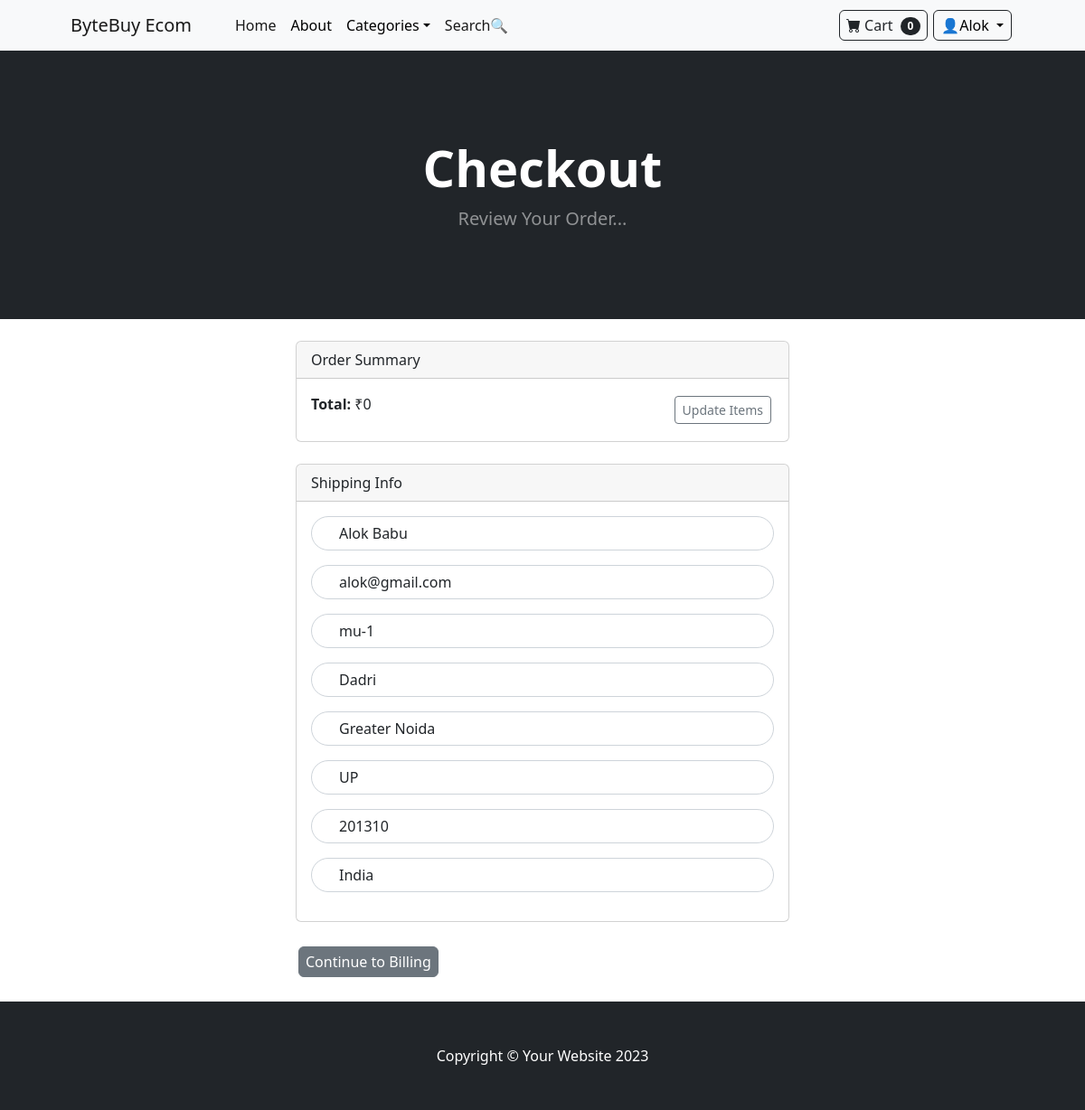
/payment/checkout/ (signed in), run on the app's committed database.
### payment/models.py (models this page shows, shortened)
class ShippingAddress(models.Model):
    user = models.ForeignKey(User, on_delete=models.CASCADE, null=True, blank=True)
    shipping_full_name = models.CharField(max_length=255)
    shipping_email = models.CharField(max_length=255)
    shipping_address1 = models.CharField(max_length=255)
    shipping_address2 = models.CharField(max_length=255)
    shipping_city = models.CharField(max_length=255)
    shipping_state = models.CharField(max_length=255, null=True, blank=True)
    shipping_zipcode = models.CharField(max_length=255, null=True, blank=True)
    shipping_country = models.CharField(max_length=255)
    class Meta:
        verbose_name_plural = "Shipping Address"

### payment/views.py (the view)
# urls.py: path('checkout/', views.checkout, name='checkout'),
def checkout(request):
    cart = Cart(request)
    cart_products = cart.get_prods
    quantities = cart.get_quants
    totals = cart.cart_total()
    if request.user.is_authenticated:
        shipping_user = ShippingAddress.objects.get(id=request.user.id)
        shipping_form = ShippingForm(request.POST or None, instance=shipping_user)
        return render(request,"checkout.html",{'cart_products':cart_products, 'quantities':quantities, "totals":totals, "shipping_form":shipping_form})
    else:
        shipping_form = ShippingForm(request.POST or None)
        return render(request,"checkout.html",{'cart_products':cart_products, 'quantities':quantities, "totals":totals, "shipping_form":shipping_form})

### cart/cart.py (called while the page is built, shortened)
    def cart_total(self):
        product_ids = self.cart.keys()
        products = Product.objects.filter(id__in=product_ids)
        quantities =  self.cart
        total = 0
        return total

    def __len__(self):
        return len(self.cart)

    def get_prods(self):
        product_ids = self.cart.keys()
        products = Product.objects.filter(id__in=product_ids)
        return products

### cart/context_processors.py (called while the page is built)
def cart(request):
    return {'cart': Cart(request)}

### payment/templates/checkout.html (shortened to what this page needs)
{% extends "base.html" %}
{% block content %}
    <header class="bg-dark py-5">
        <div class="container px-4 px-lg-5 my-5">
            <div class="text-center text-white">
                <h1 class="display-4 fw-bolder">Checkout</h1>
                <p class="lead fw-normal text-white-50 mb-0">Review Your Order...</p>
            </div>
        </div>
    </header>
    <br>
    <div class="container">
        <div class="row">
            <div class="col-md-6 offset-md-3">
                <div class="card">
                    <div class="card-header">
                        Order Summary
                    </div>
                    <div class="card-body">
                        <div class="d-flex justify-content-between">
                            <div>
                                <strong>Total:</strong> ₹{{totals}}
                            </div>
                        <a href="{%  url 'cart_summary' %}" class="btn btn-sm btn-outline-secondary">Update Items</a>
                        </div>
                    </div>
                </div>
                <br/>
                <div class="card">
                    <div class="card-header">
                        Shipping Info
                    </div>
                    <div class="card-body">
                        {{ shipping_form.as_p }}
                    </div>
                </div>
                <br>
                <a href="#" class="btn btn-secondary">Continue to Billing</a>
            </div>
        </div>
    </div>
    <br>
{% endblock %}

### store/templates/navbar.html (shortened to what this page needs)
<nav class="navbar navbar-expand-lg navbar-light bg-light">
    <div class="container px-4 px-lg-5">
        <a class="navbar-brand" href="{% url 'home' %}">ByteBuy Ecom</a>
        <div class="collapse navbar-collapse" id="navbarSupportedContent">
            <ul class="navbar-nav me-auto mb-2 mb-lg-0 ms-lg-4">
                <li class="nav-item"><a class="nav-link active" aria-current="page" href="{% url 'home' %}">Home</a></li>
                <li class="nav-item"><a class="nav-link" href="{% url 'about' %}">About</a></li>
                <li class="nav-item dropdown">
                    <a class="nav-link dropdown-toggle" id="navbarDropdown" href="#" role="button" data-bs-toggle="dropdown" aria-expanded="false">Categories</a>
                </li>
                <li class="nav-item"><a class="nav-link active" aria-current="page" href="{% url 'search' %}">Search🔍</a></li>
            </ul>
            <ul class="navbar-nav ms-auto mb-2 mb-lg-0 bs-2">
                <li class="nav-item">
                    <a class="btn btn-outline-dark" href="{% url 'cart_summary' %}">
                        <i class="bi-cart-fill me-1"></i>Cart
                        <span class="badge bg-dark text-white ms-1 rounded-pill" id="card-quantity">{{ cart|length }}</span>
                    </a>
                </li>
                {% if user.is_authenticated %}
                <li class="nav-item dropdown">
                    <a class="nav-link dropdown-toggle btn btn-outline-dark" id="navbarDropdown" href="#" role="button" data-bs-toggle="dropdown">
                        👤{{ user.username }}
                    </a>
                </li>{% else %}
                <li class="nav-item"><a class="nav-link" href="{% url 'login' %}">👤Login</a></li>
                {% endif %}
            </ul>
        </div>
    </div>
</nav>

### data on the page
ShippingAddress: shipping_full_name "Alok Babu", shipping_email "alok@gmail.com", shipping_address1 "mu-1", shipping_address2 "Dadri", shipping_city "Greater Noida", shipping_state "UP", shipping_zipcode "201310", shipping_country "India"

### other printed values
{{ cart|length }} "0"
{{ user.username }} "Alok"
{{ totals }} "0"
